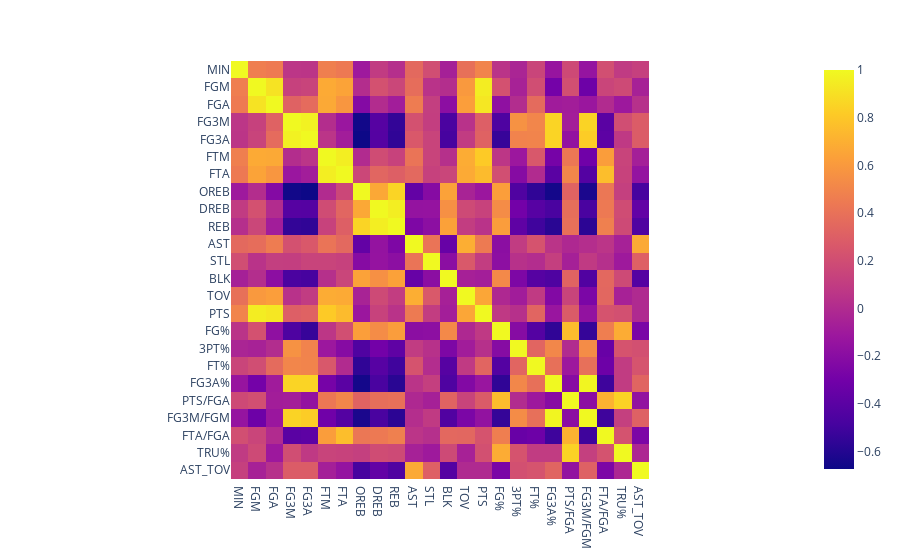

The notebook cell saved with this chart:
### Markdown cell above
# Which player stats are correlated with each other?

### Code cell
data_per_min = data.groupby(['PLAYER','PLAYER_ID','Year'])[total_cols].sum().reset_index()
for col in data_per_min.columns[4:]:
    data_per_min[col] = data_per_min[col]/data_per_min['MIN']

data_per_min['FG%'] = data_per_min['FGM']/data_per_min['FGA']
data_per_min['3PT%'] = data_per_min['FG3M']/data_per_min['FG3A']
data_per_min['FT%'] = data_per_min['FTM']/data_per_min['FTA']
data_per_min['FG3A%'] = data_per_min['FG3A']/data_per_min['FGA']
data_per_min['PTS/FGA'] = data_per_min['PTS']/data_per_min['FGA']
data_per_min['FG3M/FGM'] = data_per_min['FG3M']/data_per_min['FGM']
data_per_min['FTA/FGA'] = data_per_min['FTA']/data_per_min['FGA']
data_per_min['TRU%'] = 0.5*data_per_min['PTS']/(data_per_min['FGA']+0.475*data_per_min['FTA'])
data_per_min['AST_TOV'] = data_per_min['AST']/data_per_min['TOV']

data_per_min = data_per_min[data_per_min['MIN']>=50]
data_per_min.drop(columns='PLAYER_ID', inplace=True)

fig = px.imshow(data_per_min.corr())
fig.show()

### Figure 1 — Plotly figure (JSON) as saved in the notebook; plotly's stock layout.template omitted (floating-point values rounded to 4 significant figures; data arrays with more than 128 entries replaced by an {"elided": "..."} marker saying what was removed)
{"data": [{"coloraxis": "coloraxis", "hovertemplate": "x: %{x}<br>y: %{y}<br>color: %{z}<extra></extra>", "name": "0", "type": "heatmap", "x": ["MIN", "FGM", "FGA", "FG3M", "FG3A", "FTM", "FTA", "OREB", "DREB", "REB", "AST", "STL", "BLK", "TOV", "PTS", "FG%", "3PT%", "FT%", "FG3A%", "PTS/FGA", "FG3M/FGM", "FTA/FGA", "TRU%", "AST_TOV"], "xaxis": "x", "y": ["MIN", "FGM", "FGA", "FG3M", "FG3A", "FTM", "FTA", "OREB", "DREB", "REB", "AST", "STL", "BLK", "TOV", "PTS", "FG%", "3PT%", "FT%", "FG3A%", "PTS/FGA", "FG3M/FGM", "FTA/FGA", "TRU%", "AST_TOV"], "yaxis": "y", "z": {"elided": "24x24 float values"}}], "layout": {"coloraxis": {"colorscale": [[0, "#0d0887"], [0.1111, "#46039f"], [0.2222, "#7201a8"], [0.3333, "#9c179e"], [0.4444, "#bd3786"], [0.5556, "#d8576b"], [0.6667, "#ed7953"], [0.7778, "#fb9f3a"], [0.8889, "#fdca26"], [1, "#f0f921"]]}, "margin": {"t": 60}, "xaxis": {"anchor": "y", "constrain": "domain", "domain": [0, 1], "scaleanchor": "y"}, "yaxis": {"anchor": "x", "autorange": "reversed", "constrain": "domain", "domain": [0, 1]}}}
